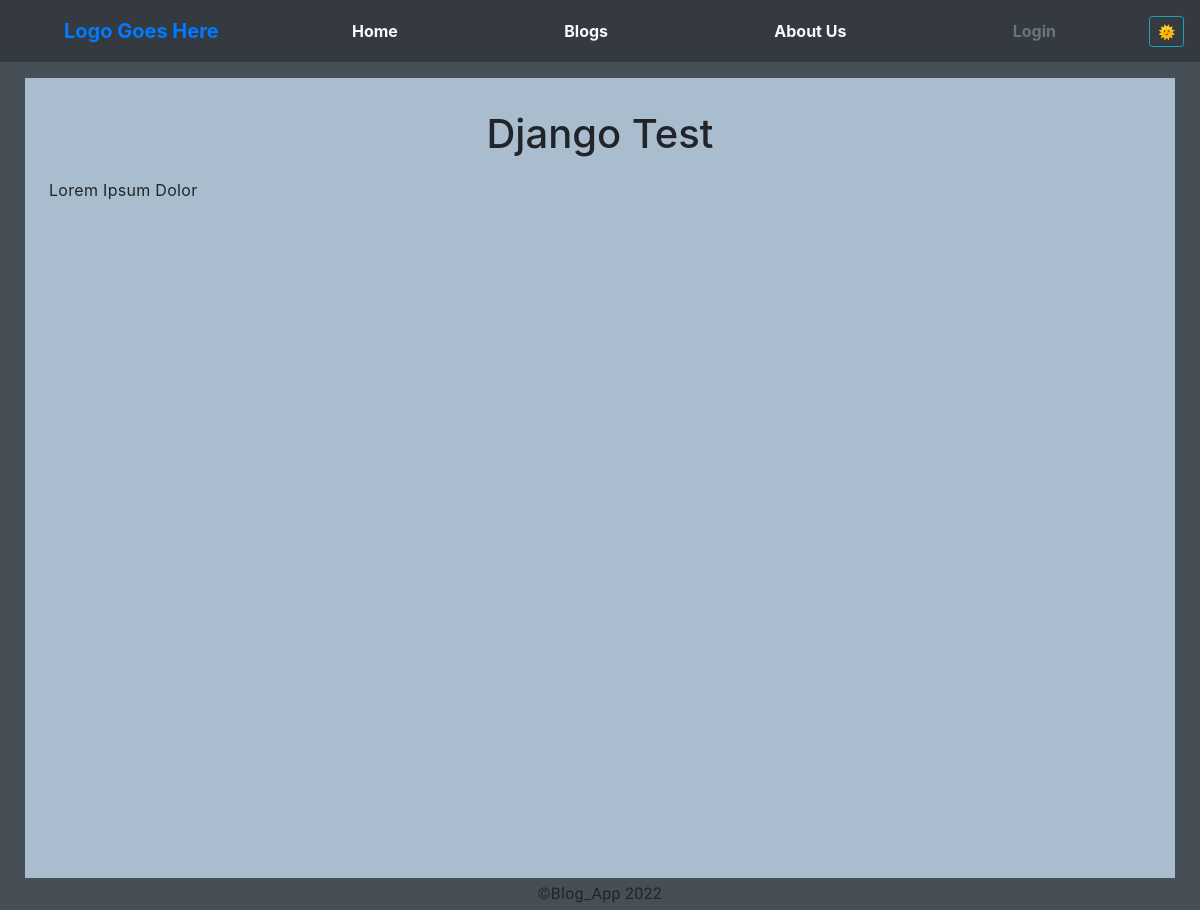
The app's page /post/4/, older data.
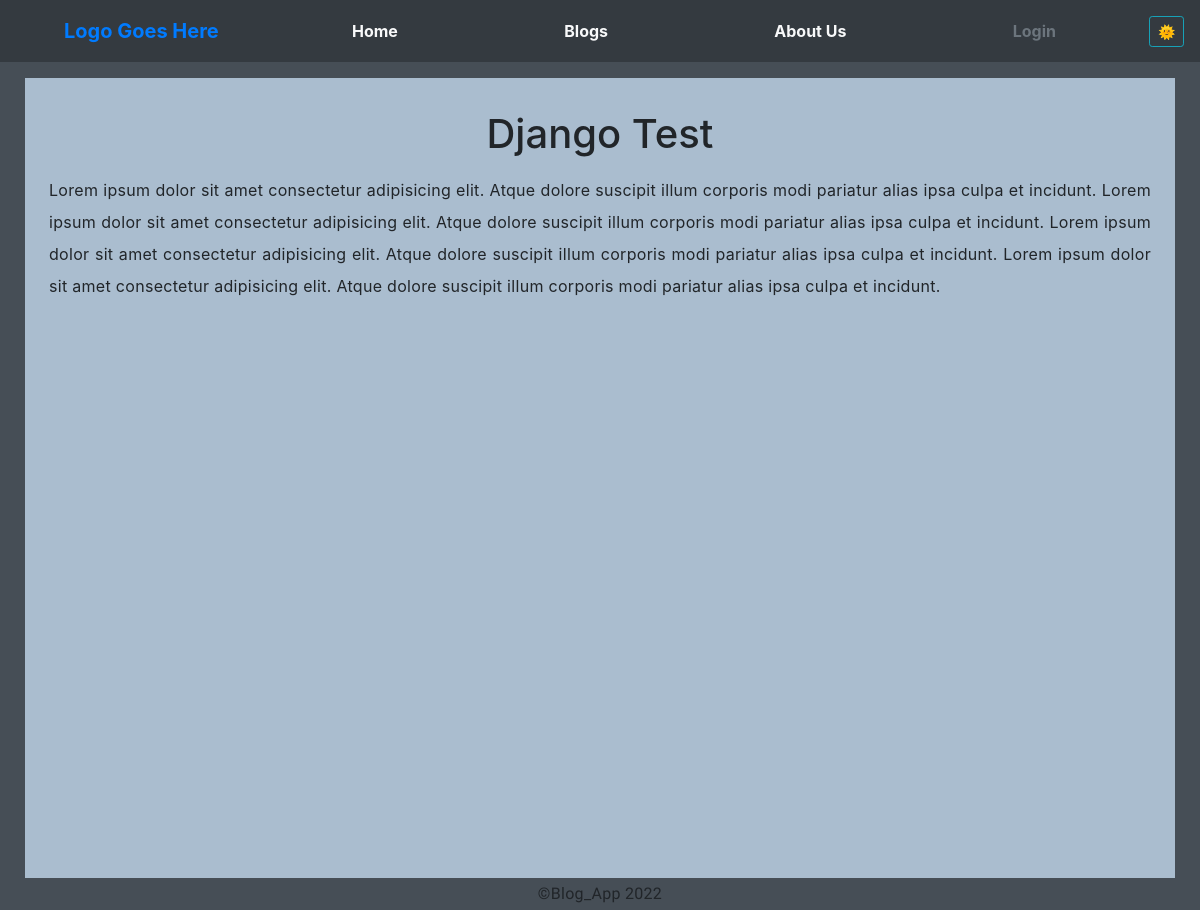
The same page, newer data.
### blogApplication/models.py (models this page shows)
class BlogPost(models.Model):
    title = models.CharField(max_length=40)
    description = models.CharField(max_length=200)
    content = models.TextField()
    image = models.ImageField(blank = True)
    date_posted = models.DateTimeField(default=timezone.now)

### blogApplication/views.py (the view)
# urls.py: path('post/<int:pk>/', PostDetailView.as_view(), name = 'post_detail'),
class PostDetailView(DetailView):
    model = BlogPost
    context_object_name = 'post'

### blogApplication/templates/blogApplication/blogpost_detail.html
{% extends "base.html" %}
{% load static %}
{% block content %}
<div class="row">
    <div class="col bg-whitesmoke p-3 mt-3">
        <h1 class="text-center mt-3">{{ post.title }}</h1>
        <p class="text-justify p-2">{{ post.content }}</p>
    </div>
</div>
{% endblock content %}

Row changes from the older to the newer data that the page shows:
changed BlogPost "Django Test": content "Lorem Ipsum Dolor" → "Lorem ipsum dolor sit amet consectetur adipisicing elit. Atque dolore suscipit illum corporis modi pariatur alias ipsa culpa et incidunt. Lorem ipsum dolor sit amet consectetur adipisicing elit. Atque dolore suscipit illum corporis modi pariatur alias ipsa culpa et incidunt. Lorem ipsum dolor sit amet consectetur adipisicing elit. Atque dolore suscipit illum corporis modi pariatur alias ipsa culpa et incidunt. Lorem ipsum dolor sit amet consectetur adipisicing elit. Atque dolore suscipit illum corporis modi pariatur alias ipsa culpa et incidunt."
